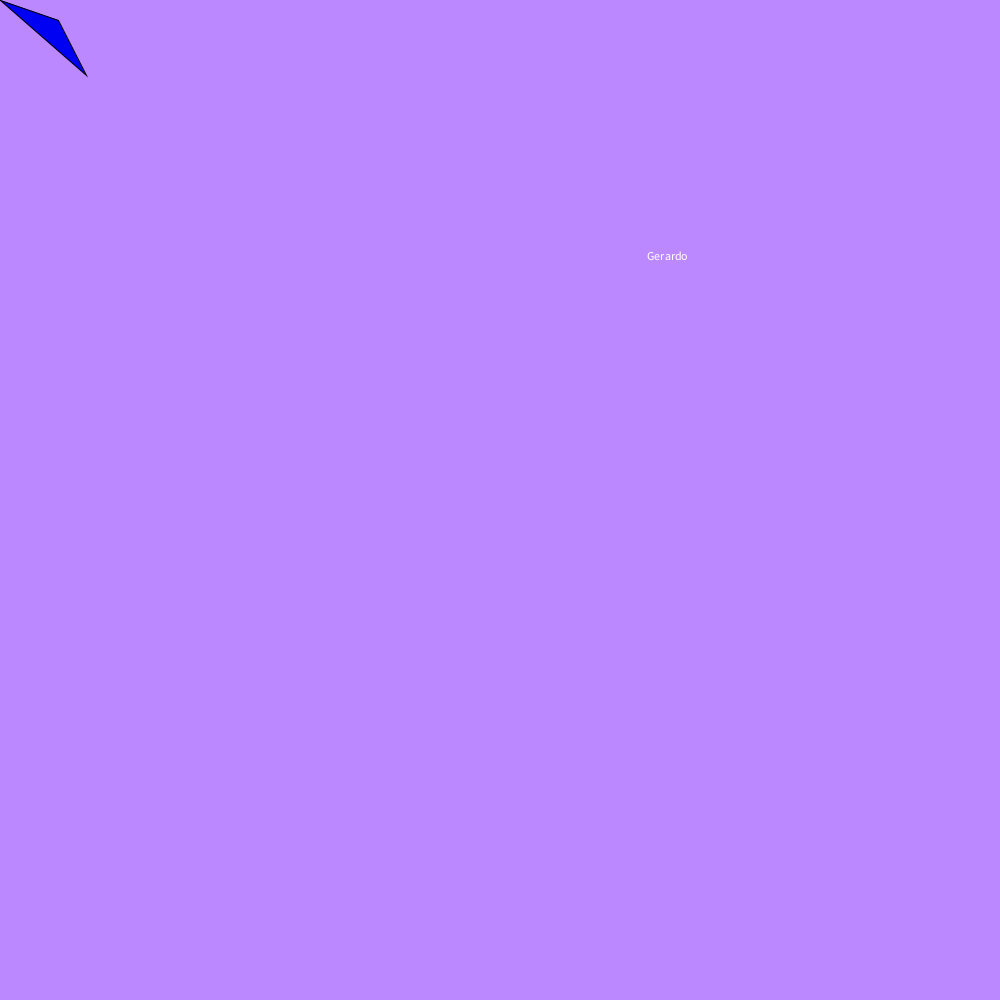
Frame 1 (no input)
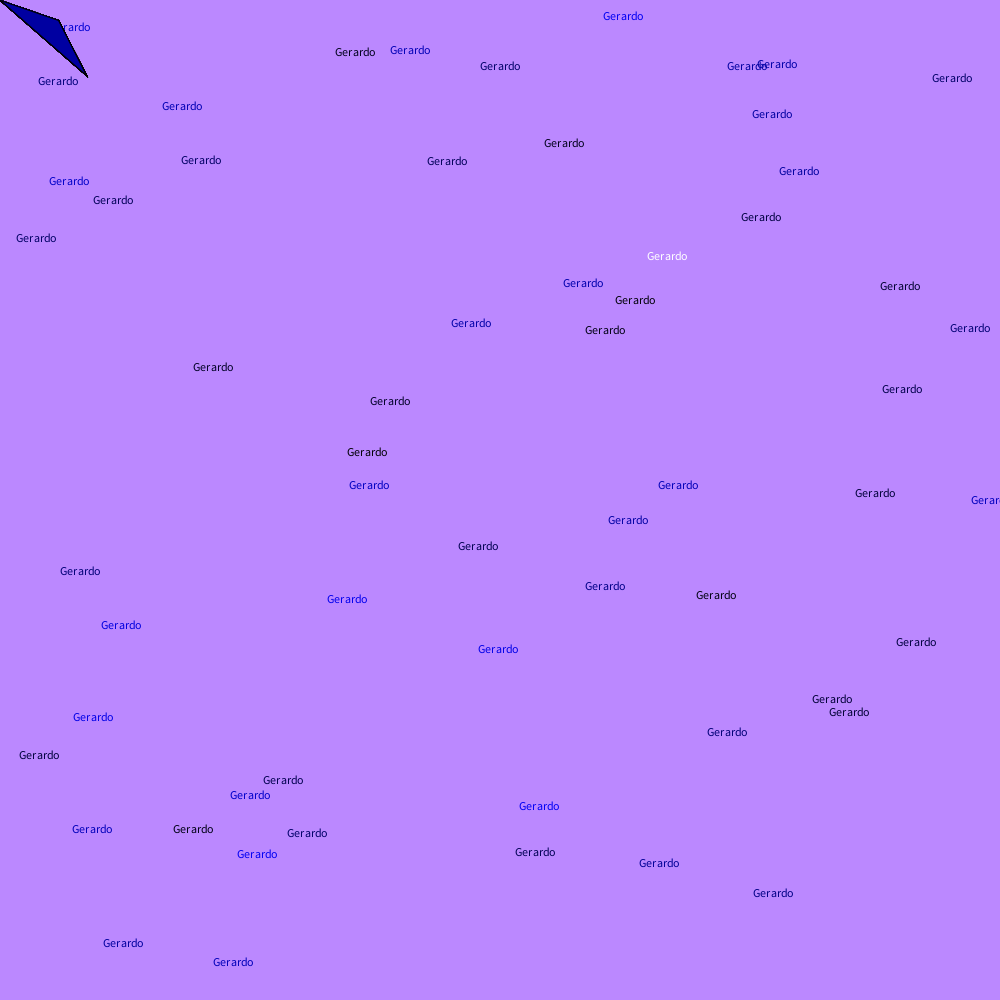
Frame 60 (the mouse pressed at the canvas centre just before this capture)
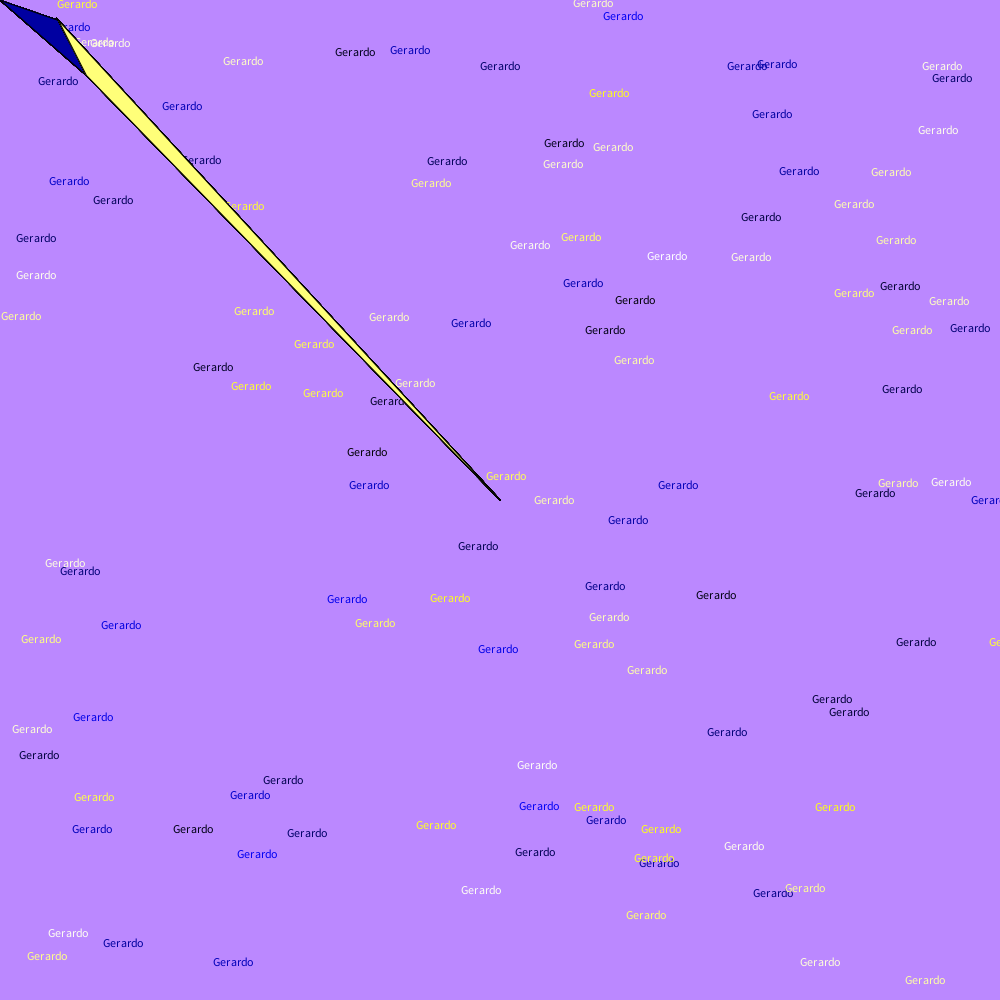
Frame 120 (the mouse held since frame 60 and released just before this capture)

The Processing sketch that drew these frames (run headless with seeded random() and noise(); from frame 60 on, the mouse is pressed at the canvas centre):

// Processing sketch: TriangleMadness
// ── TriangleMadness.pde
void setup()
{
 size(1000,1000);
 background(187,136,255);
}
void draw()
{ 
  text ("Gerardo",random(1000),random(1000));
  fill(mouseX,mouseY,random(255));
  triangle(mouseX,mouseY, 58, 20, 86, 75);
  
}
